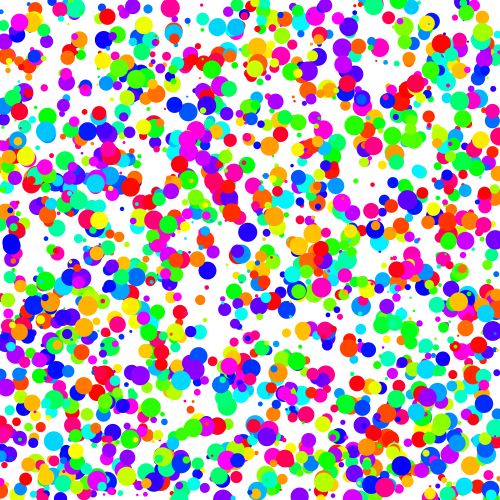
Frame 1 (no input)
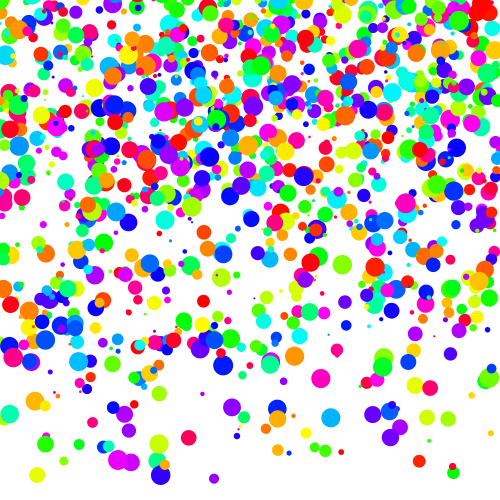
Frame 60 (the mouse pressed at the canvas centre just before this capture)
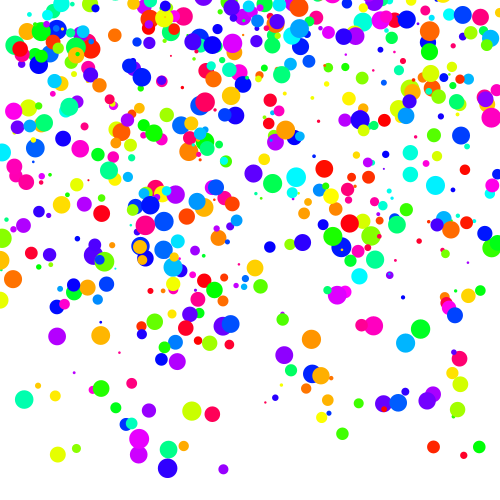
Frame 120 (the mouse held since frame 60 and released just before this capture)

The Processing sketch that drew these frames (run headless with seeded random() and noise(); from frame 60 on, the mouse is pressed at the canvas centre):

// Processing sketch: processing_160175
// ── processing_160175.pde

int cuantos = 2000;
float[] px = new float[cuantos]; 
float[] py = new float[cuantos];
float[] tm = new float[cuantos];
float[] vl = new float[cuantos];
color[] colores = new color[cuantos];
void setup() {
  colorMode(HSB);
  size(500,500);
  noStroke();
  for (int L = 0; L<cuantos ; L++) {
    px[L] = random(500);
    py[L] = random(500);
    tm[L] = random(2,20);
    vl[L] = random(0.1,7);
    colores[L] = color(random(255),255,255);
  }
}
void draw(){
  background(255);
  for (int L = 0; L<cuantos ; L++) {
    fill(colores[L]);
    ellipse(px[L],py[L],tm[L],tm[L]);
    
    px[L] = px[L] + vl[L];
    if(px[L]>width){
    px[L]=0;
    }
    py[L] = py[L] - vl[L];
  }
}
